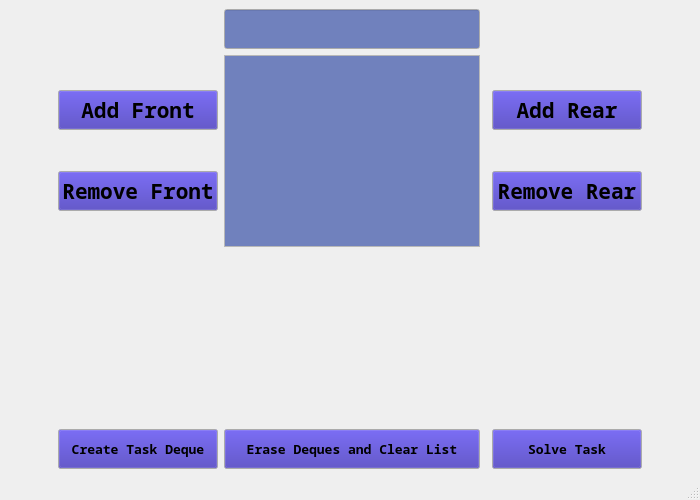
<?xml version="1.0" encoding="UTF-8"?>
<ui version="4.0">
 <class>MainWindow</class>
 <widget class="QMainWindow" name="MainWindow">
  <property name="geometry">
   <rect>
    <x>0</x>
    <y>0</y>
    <width>700</width>
    <height>500</height>
   </rect>
  </property>
  <property name="minimumSize">
   <size>
    <width>700</width>
    <height>500</height>
   </size>
  </property>
  <property name="maximumSize">
   <size>
    <width>700</width>
    <height>500</height>
   </size>
  </property>
  <property name="windowTitle">
   <string>MainWindow</string>
  </property>
  <widget class="QWidget" name="centralwidget">
   <layout class="QHBoxLayout" name="horizontalLayout">
    <item>
     <spacer name="horizontalSpacer">
      <property name="orientation">
       <enum>Qt::Horizontal</enum>
      </property>
      <property name="sizeHint" stdset="0">
       <size>
        <width>40</width>
        <height>20</height>
       </size>
      </property>
     </spacer>
    </item>
    <item>
     <layout class="QGridLayout" name="gridLayout">
      <item row="1" column="1">
       <widget class="QListWidget" name="listOfMembers">
        <property name="palette">
         <palette>
          <active>
           <colorrole role="Base">
            <brush brushstyle="SolidPattern">
             <color alpha="255">
              <red>112</red>
              <green>129</green>
              <blue>189</blue>
             </color>
            </brush>
           </colorrole>
          </active>
          <inactive>
           <colorrole role="Base">
            <brush brushstyle="SolidPattern">
             <color alpha="255">
              <red>112</red>
              <green>129</green>
              <blue>189</blue>
             </color>
            </brush>
           </colorrole>
          </inactive>
          <disabled>
           <colorrole role="Base">
            <brush brushstyle="SolidPattern">
             <color alpha="255">
              <red>68</red>
              <green>68</green>
              <blue>68</blue>
             </color>
            </brush>
           </colorrole>
          </disabled>
         </palette>
        </property>
        <property name="font">
         <font>
          <family>Noto Sans Mono</family>
          <pointsize>9</pointsize>
          <weight>75</weight>
          <bold>true</bold>
         </font>
        </property>
       </widget>
      </item>
      <item row="1" column="0">
       <layout class="QVBoxLayout" name="verticalLayout">
        <item>
         <widget class="QPushButton" name="addFrontButton">
          <property name="minimumSize">
           <size>
            <width>150</width>
            <height>40</height>
           </size>
          </property>
          <property name="palette">
           <palette>
            <active>
             <colorrole role="Button">
              <brush brushstyle="SolidPattern">
               <color alpha="255">
                <red>60</red>
                <green>45</green>
                <blue>175</blue>
               </color>
              </brush>
             </colorrole>
            </active>
            <inactive>
             <colorrole role="Button">
              <brush brushstyle="SolidPattern">
               <color alpha="255">
                <red>60</red>
                <green>45</green>
                <blue>175</blue>
               </color>
              </brush>
             </colorrole>
            </inactive>
            <disabled>
             <colorrole role="Button">
              <brush brushstyle="SolidPattern">
               <color alpha="255">
                <red>60</red>
                <green>45</green>
                <blue>175</blue>
               </color>
              </brush>
             </colorrole>
            </disabled>
           </palette>
          </property>
          <property name="font">
           <font>
            <family>Noto Sans Mono</family>
            <pointsize>16</pointsize>
            <weight>75</weight>
            <bold>true</bold>
           </font>
          </property>
          <property name="text">
           <string>Add Front</string>
          </property>
         </widget>
        </item>
        <item>
         <widget class="QPushButton" name="removeFrontButton">
          <property name="minimumSize">
           <size>
            <width>150</width>
            <height>40</height>
           </size>
          </property>
          <property name="palette">
           <palette>
            <active>
             <colorrole role="Button">
              <brush brushstyle="SolidPattern">
               <color alpha="255">
                <red>60</red>
                <green>45</green>
                <blue>175</blue>
               </color>
              </brush>
             </colorrole>
            </active>
            <inactive>
             <colorrole role="Button">
              <brush brushstyle="SolidPattern">
               <color alpha="255">
                <red>60</red>
                <green>45</green>
                <blue>175</blue>
               </color>
              </brush>
             </colorrole>
            </inactive>
            <disabled>
             <colorrole role="Button">
              <brush brushstyle="SolidPattern">
               <color alpha="255">
                <red>60</red>
                <green>45</green>
                <blue>175</blue>
               </color>
              </brush>
             </colorrole>
            </disabled>
           </palette>
          </property>
          <property name="font">
           <font>
            <family>Noto Sans Mono</family>
            <pointsize>16</pointsize>
            <weight>75</weight>
            <bold>true</bold>
           </font>
          </property>
          <property name="text">
           <string>Remove Front</string>
          </property>
         </widget>
        </item>
       </layout>
      </item>
      <item row="2" column="0" colspan="4">
       <spacer name="verticalSpacer">
        <property name="orientation">
         <enum>Qt::Vertical</enum>
        </property>
        <property name="sizeHint" stdset="0">
         <size>
          <width>20</width>
          <height>40</height>
         </size>
        </property>
       </spacer>
      </item>
      <item row="1" column="3">
       <layout class="QVBoxLayout" name="verticalLayout_2">
        <item>
         <widget class="QPushButton" name="addRearButton">
          <property name="minimumSize">
           <size>
            <width>150</width>
            <height>40</height>
           </size>
          </property>
          <property name="palette">
           <palette>
            <active>
             <colorrole role="Button">
              <brush brushstyle="SolidPattern">
               <color alpha="255">
                <red>60</red>
                <green>45</green>
                <blue>175</blue>
               </color>
              </brush>
             </colorrole>
            </active>
            <inactive>
             <colorrole role="Button">
              <brush brushstyle="SolidPattern">
               <color alpha="255">
                <red>60</red>
                <green>45</green>
                <blue>175</blue>
               </color>
              </brush>
             </colorrole>
            </inactive>
            <disabled>
             <colorrole role="Button">
              <brush brushstyle="SolidPattern">
               <color alpha="255">
                <red>60</red>
                <green>45</green>
                <blue>175</blue>
               </color>
              </brush>
             </colorrole>
            </disabled>
           </palette>
          </property>
          <property name="font">
           <font>
            <family>Noto Sans Mono</family>
            <pointsize>16</pointsize>
            <weight>75</weight>
            <bold>true</bold>
           </font>
          </property>
          <property name="text">
           <string>Add Rear</string>
          </property>
         </widget>
        </item>
        <item>
         <widget class="QPushButton" name="removeRearButton">
          <property name="minimumSize">
           <size>
            <width>150</width>
            <height>40</height>
           </size>
          </property>
          <property name="palette">
           <palette>
            <active>
             <colorrole role="Button">
              <brush brushstyle="SolidPattern">
               <color alpha="255">
                <red>60</red>
                <green>45</green>
                <blue>175</blue>
               </color>
              </brush>
             </colorrole>
            </active>
            <inactive>
             <colorrole role="Button">
              <brush brushstyle="SolidPattern">
               <color alpha="255">
                <red>60</red>
                <green>45</green>
                <blue>175</blue>
               </color>
              </brush>
             </colorrole>
            </inactive>
            <disabled>
             <colorrole role="Button">
              <brush brushstyle="SolidPattern">
               <color alpha="255">
                <red>60</red>
                <green>45</green>
                <blue>175</blue>
               </color>
              </brush>
             </colorrole>
            </disabled>
           </palette>
          </property>
          <property name="font">
           <font>
            <family>Noto Sans Mono</family>
            <pointsize>16</pointsize>
            <weight>75</weight>
            <bold>true</bold>
           </font>
          </property>
          <property name="text">
           <string>Remove Rear</string>
          </property>
         </widget>
        </item>
       </layout>
      </item>
      <item row="0" column="1">
       <widget class="QLineEdit" name="numberOfMembersLine">
        <property name="enabled">
         <bool>true</bool>
        </property>
        <property name="minimumSize">
         <size>
          <width>0</width>
          <height>40</height>
         </size>
        </property>
        <property name="palette">
         <palette>
          <active>
           <colorrole role="Base">
            <brush brushstyle="SolidPattern">
             <color alpha="255">
              <red>112</red>
              <green>129</green>
              <blue>189</blue>
             </color>
            </brush>
           </colorrole>
          </active>
          <inactive>
           <colorrole role="Base">
            <brush brushstyle="SolidPattern">
             <color alpha="255">
              <red>112</red>
              <green>129</green>
              <blue>189</blue>
             </color>
            </brush>
           </colorrole>
          </inactive>
          <disabled>
           <colorrole role="Base">
            <brush brushstyle="SolidPattern">
             <color alpha="255">
              <red>68</red>
              <green>68</green>
              <blue>68</blue>
             </color>
            </brush>
           </colorrole>
          </disabled>
         </palette>
        </property>
        <property name="font">
         <font>
          <family>Noto Sans Mono</family>
          <pointsize>9</pointsize>
          <weight>75</weight>
          <bold>true</bold>
         </font>
        </property>
        <property name="text">
         <string/>
        </property>
        <property name="readOnly">
         <bool>true</bool>
        </property>
       </widget>
      </item>
      <item row="3" column="0">
       <widget class="QPushButton" name="createTaskDequeButton">
        <property name="minimumSize">
         <size>
          <width>0</width>
          <height>40</height>
         </size>
        </property>
        <property name="maximumSize">
         <size>
          <width>16777215</width>
          <height>40</height>
         </size>
        </property>
        <property name="palette">
         <palette>
          <active>
           <colorrole role="Button">
            <brush brushstyle="SolidPattern">
             <color alpha="255">
              <red>60</red>
              <green>45</green>
              <blue>175</blue>
             </color>
            </brush>
           </colorrole>
          </active>
          <inactive>
           <colorrole role="Button">
            <brush brushstyle="SolidPattern">
             <color alpha="255">
              <red>60</red>
              <green>45</green>
              <blue>175</blue>
             </color>
            </brush>
           </colorrole>
          </inactive>
          <disabled>
           <colorrole role="Button">
            <brush brushstyle="SolidPattern">
             <color alpha="255">
              <red>60</red>
              <green>45</green>
              <blue>175</blue>
             </color>
            </brush>
           </colorrole>
          </disabled>
         </palette>
        </property>
        <property name="font">
         <font>
          <family>Noto Sans Mono</family>
          <pointsize>10</pointsize>
          <weight>75</weight>
          <bold>true</bold>
         </font>
        </property>
        <property name="text">
         <string>Create Task Deque</string>
        </property>
       </widget>
      </item>
      <item row="3" column="3">
       <widget class="QPushButton" name="solveTaskButton">
        <property name="minimumSize">
         <size>
          <width>0</width>
          <height>40</height>
         </size>
        </property>
        <property name="maximumSize">
         <size>
          <width>16777215</width>
          <height>40</height>
         </size>
        </property>
        <property name="palette">
         <palette>
          <active>
           <colorrole role="Button">
            <brush brushstyle="SolidPattern">
             <color alpha="255">
              <red>60</red>
              <green>45</green>
              <blue>175</blue>
             </color>
            </brush>
           </colorrole>
          </active>
          <inactive>
           <colorrole role="Button">
            <brush brushstyle="SolidPattern">
             <color alpha="255">
              <red>60</red>
              <green>45</green>
              <blue>175</blue>
             </color>
            </brush>
           </colorrole>
          </inactive>
          <disabled>
           <colorrole role="Button">
            <brush brushstyle="SolidPattern">
             <color alpha="255">
              <red>60</red>
              <green>45</green>
              <blue>175</blue>
             </color>
            </brush>
           </colorrole>
          </disabled>
         </palette>
        </property>
        <property name="font">
         <font>
          <family>Noto Sans Mono</family>
          <pointsize>10</pointsize>
          <weight>75</weight>
          <bold>true</bold>
         </font>
        </property>
        <property name="text">
         <string>Solve Task</string>
        </property>
       </widget>
      </item>
      <item row="3" column="1">
       <widget class="QPushButton" name="resetDequesAndListButton">
        <property name="minimumSize">
         <size>
          <width>0</width>
          <height>40</height>
         </size>
        </property>
        <property name="maximumSize">
         <size>
          <width>16777215</width>
          <height>40</height>
         </size>
        </property>
        <property name="palette">
         <palette>
          <active>
           <colorrole role="Button">
            <brush brushstyle="SolidPattern">
             <color alpha="255">
              <red>60</red>
              <green>45</green>
              <blue>175</blue>
             </color>
            </brush>
           </colorrole>
          </active>
          <inactive>
           <colorrole role="Button">
            <brush brushstyle="SolidPattern">
             <color alpha="255">
              <red>60</red>
              <green>45</green>
              <blue>175</blue>
             </color>
            </brush>
           </colorrole>
          </inactive>
          <disabled>
           <colorrole role="Button">
            <brush brushstyle="SolidPattern">
             <color alpha="255">
              <red>60</red>
              <green>45</green>
              <blue>175</blue>
             </color>
            </brush>
           </colorrole>
          </disabled>
         </palette>
        </property>
        <property name="font">
         <font>
          <family>Noto Sans Mono</family>
          <pointsize>10</pointsize>
          <weight>75</weight>
          <bold>true</bold>
         </font>
        </property>
        <property name="text">
         <string>Erase Deques and Clear List</string>
        </property>
       </widget>
      </item>
     </layout>
    </item>
    <item>
     <spacer name="horizontalSpacer_2">
      <property name="orientation">
       <enum>Qt::Horizontal</enum>
      </property>
      <property name="sizeHint" stdset="0">
       <size>
        <width>40</width>
        <height>20</height>
       </size>
      </property>
     </spacer>
    </item>
   </layout>
  </widget>
  <widget class="QMenuBar" name="menubar">
   <property name="geometry">
    <rect>
     <x>0</x>
     <y>0</y>
     <width>700</width>
     <height>20</height>
    </rect>
   </property>
  </widget>
  <widget class="QStatusBar" name="statusbar"/>
 </widget>
 <resources/>
 <connections/>
</ui>
